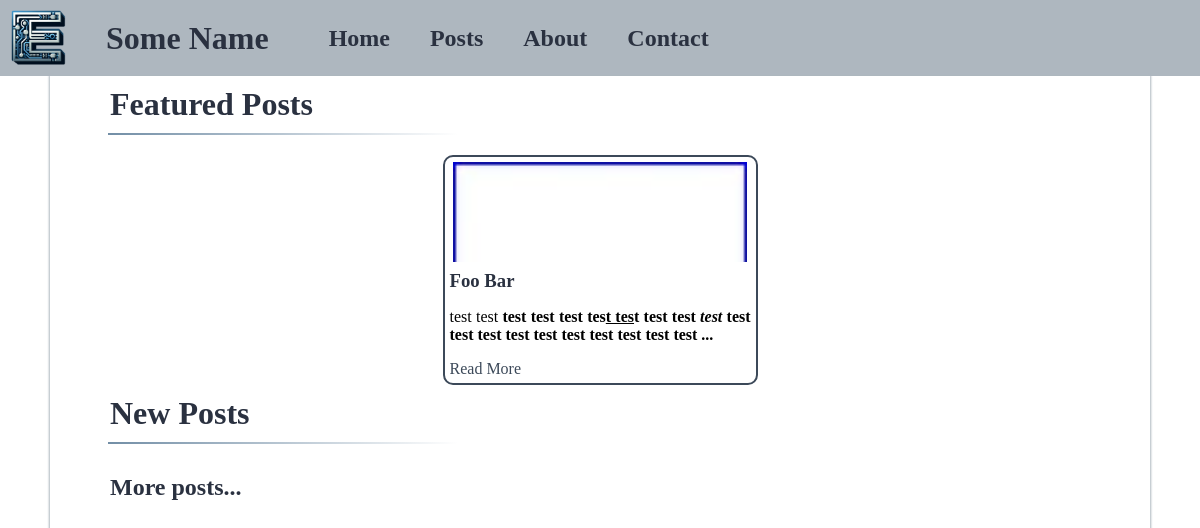
The page / on the database its author committed.
### blog/models.py (models this page shows, shortened)
class Post(models.Model):
    title = models.CharField(
        max_length=100,
        help_text = "Title to be displayed on the psot itself"
        )
    slug = models.SlugField(
        max_length=100,
        help_text='A label for URL config'
        )
    text = models.TextField(
        blank=True,
        help_text = "Blog post content. Formatting should be in HTML"
        )
    pub_date = models.DateField(
        'date published',
        auto_now_add=True,
        )
    rank = models.PositiveIntegerField(
        default=0,
        help_text = "What order to list popular posts in. not yet implemented"
        )
    draft = models.BooleanField(
        default=True,
        help_text='Set True to keep the post from being listed on the site. Use for in progress posts'
        )
    featured = models.BooleanField(
        default=False,
        help_text='Set True if the post should be highlighted on the front page of the site'
        )
    banner = models.ImageField(
        upload_to='post_banners',
        blank=True,
        help_text = "Image to be displayed on featured cards and at the top of post pages."
        )
    icon = models.ImageField(
        upload_to='post_icons',
        blank=True,
        help_text = "Image to be displayed in post list cards"
        )
    meta_title = models.CharField(
        max_length=60,
        default="CHANGE ME",
        help_text = "Title to be displayed in tab label and search results. Helps SEO"
        )
    meta_description = models.CharField(
        max_length=150,
        default="CHANGE ME",
        help_text = "Description to be listed in the head meta description. Helps with SEO"
        )
    class Meta:
        verbose_name = 'blog post'
        ordering = ['-pub_date', 'title']
        get_latest_by = 'pub_date'
    def short_text(self):
        if len(self.text) > 20: # TODO: refine length
            short = ' '.join(self.text.split()[:20])
            short += ' ...'
        else:
            short = self.text
        tag_stack = []
        for tag in re.finditer(r"(<\w+>)|(<\/\w+>)", short):
            tagstr = tag.group()
            if tagstr[1] == "/":
                match = tagstr.replace("/", "")
                temp_stack = []
                while not tag_stack[-1] == match:
                    temp_stack.append(tag_stack.pop())
                if len(tag_stack) > 0:
                    tag_stack.pop()
                while len(temp_stack) > 0:
                    tag_stack.append(temp_stack.pop())
                pass
            else:
                tag_stack.append(tagstr)
        for unclosed in tag_stack[::-1]:
            short += (unclosed[:1] + "/" + unclosed[1:])
        return short
    def get_absolute_url(self):
        return reverse('post_view', kwargs={'slug': self.slug})

### blog/views.py (the view)
# urls.py: path('', views.HomeView.as_view(), name='homepage'),
class HomeView(ListView):
    template_name = "blog/home.html"
    model = Post
    ordering = "-pub_date"
    def get_context_data(self, **kwargs):
        context = super().get_context_data(**kwargs)
        context["featured_posts"] = self.get_queryset().filter(featured=True)#.filer(draft=False) # remove draft for testing
        context["recent_posts"] = self.get_queryset().filter(draft=False)[:5]
        return context

### blog/templates/blog/home.html (shortened to what this page needs)
<!DOCTYPE html>
{% extends "base.html" %}
{% block content %}
<h1 class="featured">Featured Posts</h1>
<span class="divider"></span>
<div class="box featured">
    {% for post_obj in featured_posts %}
        {% include "blog/featured.html" with post=post_obj %}
    {% endfor %}
</div>
<h1 class="popular">New Posts</h1>
<span class="divider"></span>
<a href="#"><h2>More posts...</h2></a>
{% endblock content %}

### blog/templates/blog/featured.html
<div class="box cols">
    <img src="{{ post.banner.url }}" class="banner">
    <h3>{{ post.title|title }}</h3>
        {{ post.short_text|safe }}
    <p><a href="{{ post.get_absolute_url }}">Read More</a></p>
</div>

### static/style.css (style rules this page uses)
:root { --c1: #2a3140; --c2: #3c4959; --c3: #728ea6; --c4: #aeb7bf; --c5: #ffffff; }
html { height: 100%; }
body { margin: 0px; padding: 0px; height: 100%; background-color: var(--c5); }
a { text-decoration: none; color: var(--c2); }
h3 { margin: 8px 0px 0px 0px; color: var(--c1); }
p { text-wrap: pretty; text-align: justify; text-justify: inter-word; margin-bottom: 0px; }
.divider { display: flex; height: 2px; width: 350px; margin-left: 8px; margin-bottom: 20px; background-image: linear-gradient(to right, var(--c3) , var(--c5)); }
.box { display: flex; */ }
.banner { display: block; margin: auto; width: 98%; height: 100px; object-fit: cover; object-position: 100% 0; }
.cols { flex-direction: column; }

### rows shown on the page
Post: banner (picture), title "Foo Bar", short_text "test test test test test tes t tes t test test test test test test test test test test test test test ..."
